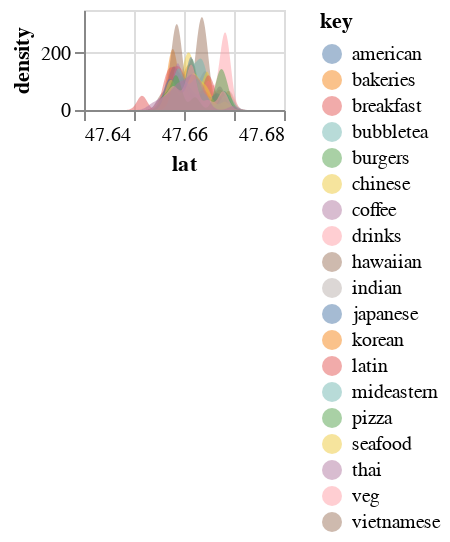

Notebook source saved alongside this figure:
### Code cell
alt.Chart(df).transform_density(
    'lat',
    as_=['lat', 'density'],
    groupby=['key'],
    bandwidth=1e-3,
    extent=[df["lat"].min() - 1e-2, df["lat"].max() + 1e-2],
).mark_area().encode(
    x="lat:Q",
    y=alt.Y('density:Q', stack=None),
    color='key:N',
    opacity=alt.value(.5),
).properties(
    width=100,
    height=50,
)

### Figure 1 — Vega-Lite specification as saved in the notebook (floating-point values rounded to 4 significant figures; data arrays with more than 128 entries replaced by an {"elided": "..."} marker saying what was removed)
{"config": {"view": {"continuousWidth": 300, "continuousHeight": 300}}, "data": {"name": "data-a5ae1cd0e3fc4bfe0e65ad7fe7c3fe10"}, "mark": {"type": "area"}, "encoding": {"color": {"field": "key", "type": "nominal"}, "opacity": {"value": 0.5}, "x": {"field": "lat", "type": "quantitative"}, "y": {"field": "density", "stack": null, "type": "quantitative"}}, "height": 50, "transform": [{"density": "lat", "bandwidth": 0.001, "extent": [47.64, 47.68], "groupby": ["key"], "as": ["lat", "density"]}], "width": 100, "$schema": "https://vega.github.io/schema/vega-lite/v5.20.1.json", "datasets": {"data-a5ae1cd0e3fc4bfe0e65ad7fe7c3fe10": {"elided": "182 records"}}}
